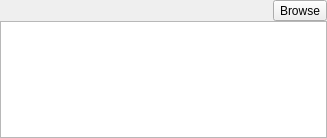
<?xml version="1.0" encoding="UTF-8"?>
<ui version="4.0">
 <class>WsdlFileView</class>
 <widget class="QWidget" name="WsdlFileView">
  <property name="geometry">
   <rect>
    <x>0</x>
    <y>0</y>
    <width>327</width>
    <height>138</height>
   </rect>
  </property>
  <property name="windowTitle">
   <string>WsdlFileView</string>
  </property>
  <layout class="QVBoxLayout" name="verticalLayout">
   <property name="spacing">
    <number>0</number>
   </property>
   <property name="leftMargin">
    <number>0</number>
   </property>
   <property name="topMargin">
    <number>0</number>
   </property>
   <property name="rightMargin">
    <number>0</number>
   </property>
   <property name="bottomMargin">
    <number>0</number>
   </property>
   <item>
    <layout class="QHBoxLayout" name="horizontalLayout">
     <property name="spacing">
      <number>0</number>
     </property>
     <item>
      <widget class="QLabel" name="WsdlFileNameLabel">
       <property name="text">
        <string/>
       </property>
       <property name="indent">
        <number>4</number>
       </property>
      </widget>
     </item>
     <item>
      <widget class="QToolButton" name="BrowseBtn">
       <property name="text">
        <string>Browse</string>
       </property>
      </widget>
     </item>
    </layout>
   </item>
   <item>
    <widget class="QTableView" name="TableView">
     <property name="toolTip">
      <string/>
     </property>
    </widget>
   </item>
  </layout>
 </widget>
 <layoutdefault spacing="6" margin="11"/>
 <resources>
  <include location="../../PoamParser/PoamParserEyeRetina/PoamParserWriter/PoamParserWriter.qrc"/>
 </resources>
 <connections/>
</ui>
